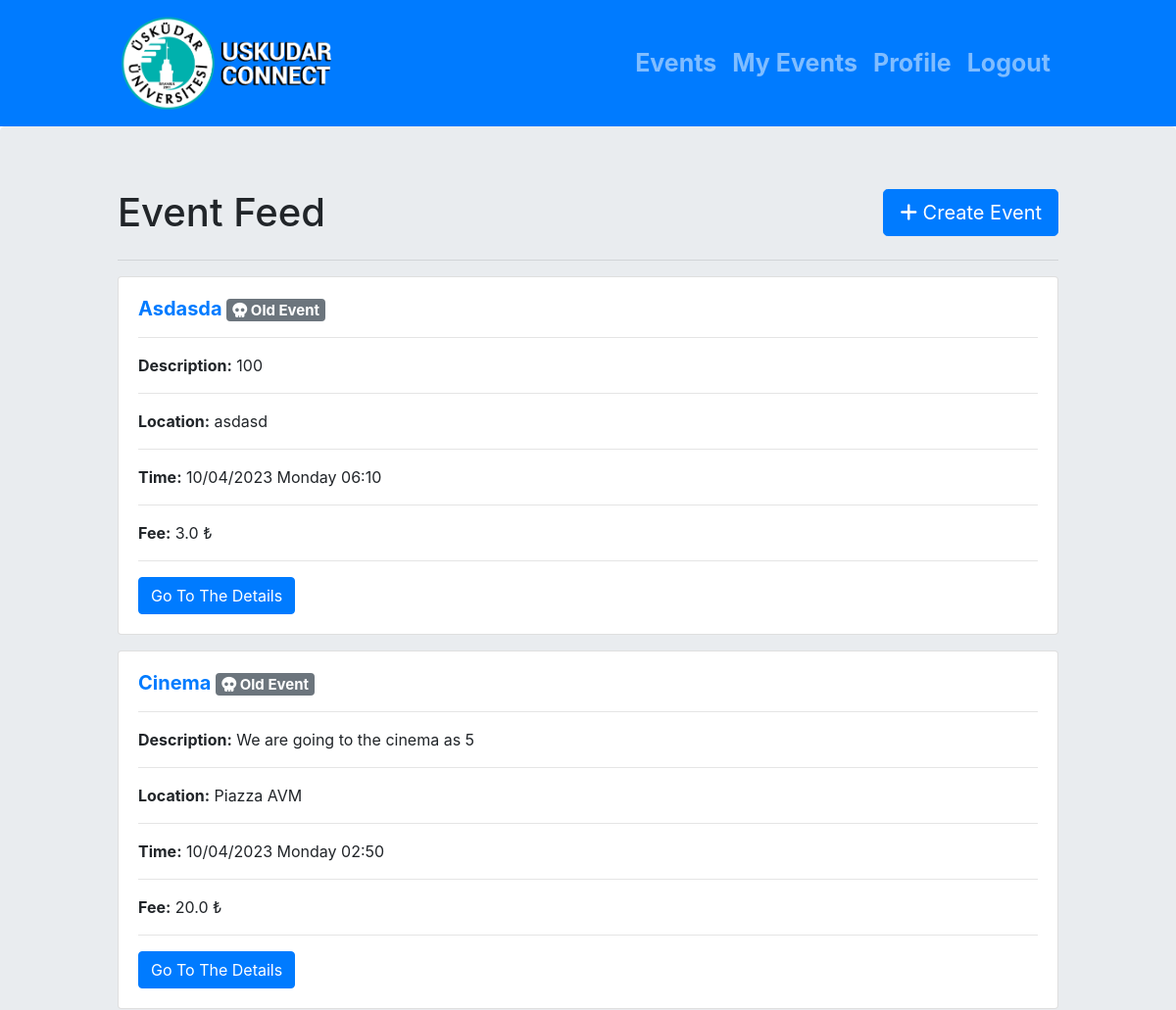
Page /events/ (signed in, upper part) on the earlier database version.
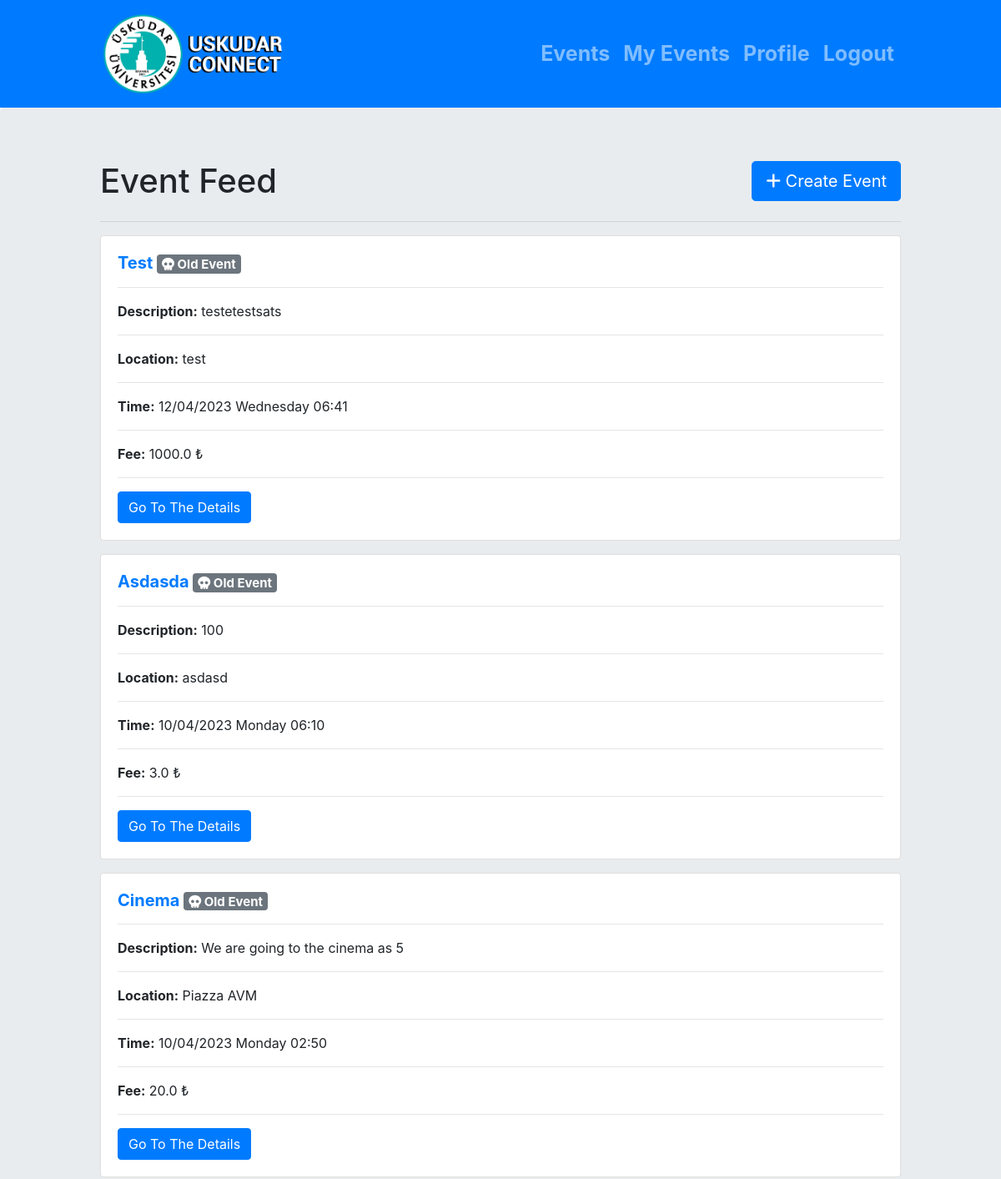
Same page on the later database version.
### events/models.py (models this page shows, shortened)
class Event(models.Model):
    title = models.CharField(max_length=100)
    description = models.TextField(blank=True)
    location = models.TextField()
    price = models.FloatField(blank=True, default=0)
    time = models.DateTimeField(validators=[validate_datetime])
    users = models.ManyToManyField(User, related_name='events_attending')
    created_by = models.ForeignKey(User, on_delete=models.CASCADE, related_name='created_events', blank=True, default="", null=True)
    maximum_people = models.IntegerField(blank=True, default=3)
    def is_past(self):
        if self.time < timezone.now():
            return True
        else:
            return False

### events/views.py (the view)
# urls.py: path('', include('events.urls')),
@login_required
def events(request):
    events = Event.objects.all().order_by('-time')
    events_attending = Event.objects.filter(users=request.user)
    paginator = Paginator(events, EVENT_PER_PAGE)
    page = request.GET.get('page')
    events = paginator.get_page(page)
    return render(request, 'events/events.html', {'events': events, 'PAGE_PER_PAGE':PAGE_PER_PAGE,'events_attending': events_attending})

### templates/events/events.html (shortened to what this page needs)
{% extends "base.html" %}
{% block content %}
<h1 style="display: inline-block;">Event Feed</h1>
<div class="float-right" style="display: inline-block;">
  <a class="btn btn-lg btn-primary button float-right" href="{% url 'create-event' %}"><i class="fa-solid fa-plus"> </i>
    Create Event</a>
</div>
<hr />
{% if events %}
{% for event in events %}
<div class="card mb-3">
  <div class="card-body">
    <a href="{% url 'event-detail' pk=event.pk %}">
      <h5 class="card-title"><b>
          {{event.title | title }}
          {% if event in events_attending %}
            {% if not event.is_past %}
            <span class="badge badge-success"><i class="fa-solid fa-check"></i> You are attending this event.</span>
              {% else %}
              <span class="badge badge-secondary"> <i class="fa-solid fa-skull"></i> Old Event</span>
            {% endif%}
          {% endif %}
        </b></h5>
    </a>
    <hr />
    <p class="card-text"><b>Description:</b> {% if event.description|length > 200 %}
      {{event.description|truncatechars:200|add:'...'}} {% else %} {{event.description}} {% endif %}</p>
    <hr />
    <p class="card-text"><b>Location:</b> {{event.location}}</p>
    <hr />
    <p class="card-text"><b>Time:</b> {{event.time|date:"j/m/Y l H:i" }}</p>
    <hr />
    <p class="card-text"><b>Fee:</b> {{event.price}} ₺</p>
    <hr />
    <a href="{% url 'event-detail' pk=event.pk %}" class="btn btn-primary">Go To The Details</a>
  </div>
</div>
{% endfor %}
{% else %}
There is nothing yet.
{% endif %}
{% endblock content %}

Differences in the rows shown:
added Event: title "Test", shows "Old Event", description "testetestsats", location "test", time "12/04/2023 Wednesday 06:41", price "1000.0"
